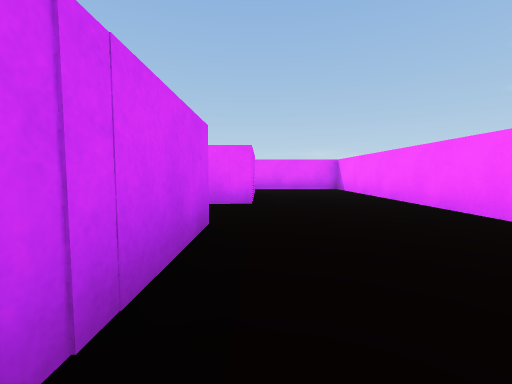
View 1 (above)

12 first-person views from a walk through a scene from a Unity 3-D project. The camera is 0.51 m above the floor, tilts 4° down and sees 90° across. The floor is counted in squares, 1 m on a side. Each view is taken from the middle of a square. On the plan, view 1 faces up. The plan holds only what a view shows up to about 9 squares ahead; the rest is blank. The place goes on beyond the plan. The player is left out.

View 2
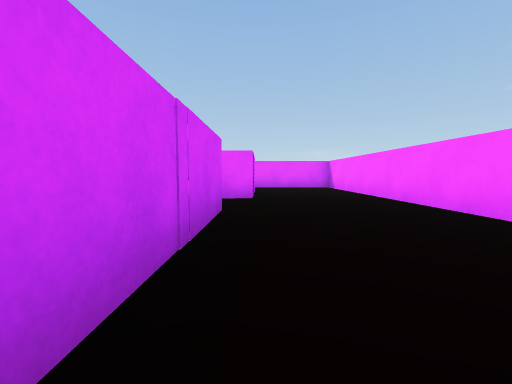

View 3
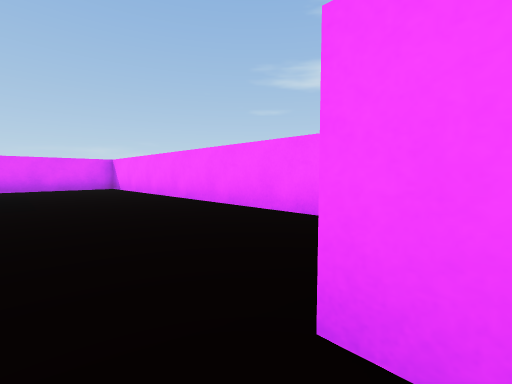

View 4
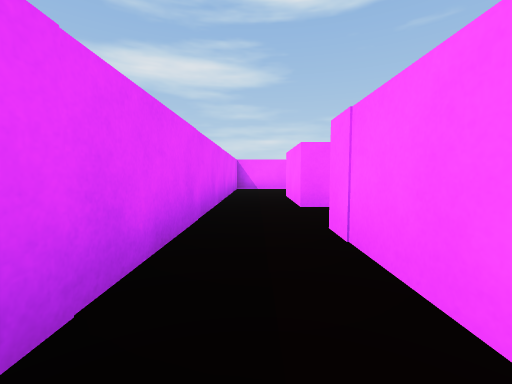

View 5
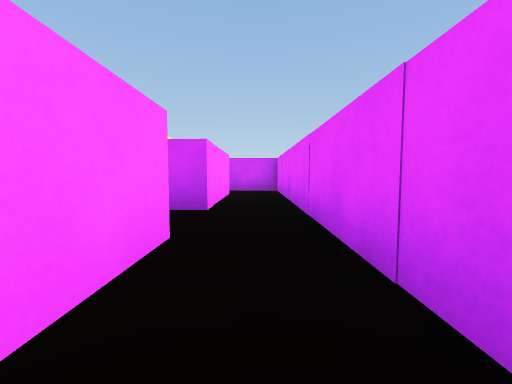

View 6
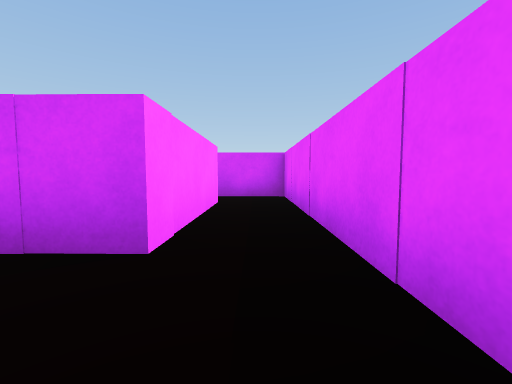

View 7
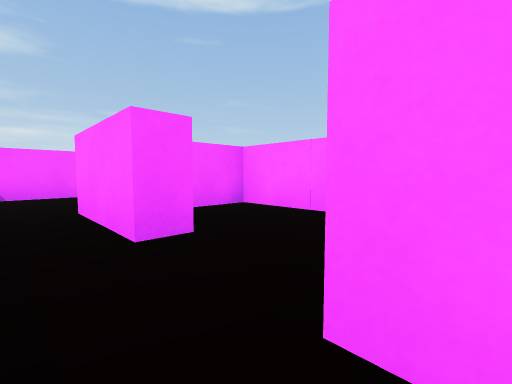

View 8
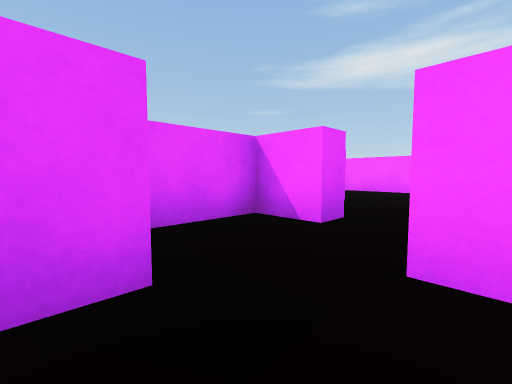

View 9
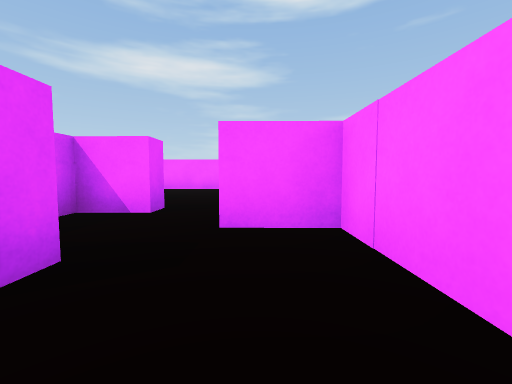

View 10
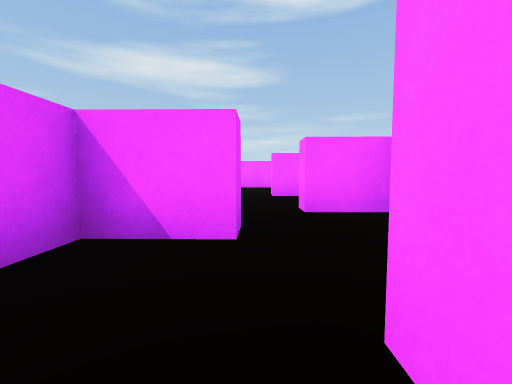

View 11
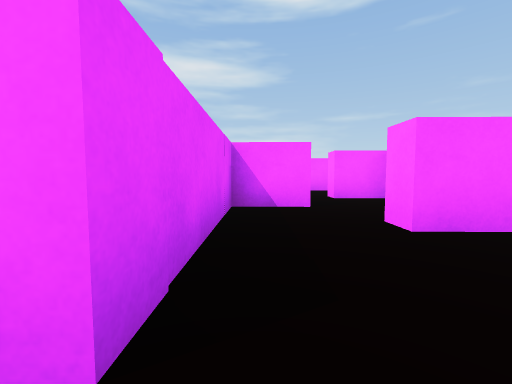

View 12
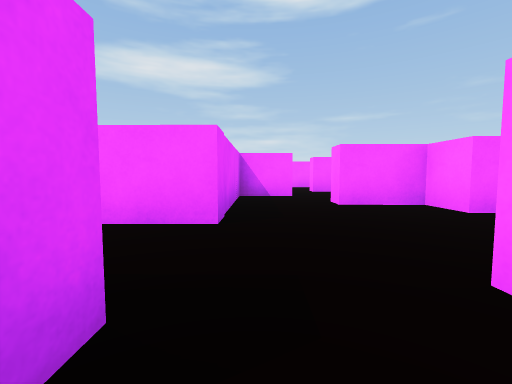

### Floor plan
Key: @ floor where view 1 was taken; # wall or solid block; . floor.
Columns run from 11 left of view 1 to 3 right of it. Each row starts with its distance up from view 1.
  9    ############
  8    #.... .....#
  7    #.###.###..#
  6    #   #   #..#
  5    #########..#
  4 . .   #  #....#
  3     ..........#
  2     #...#.#   #
  1     #######   #
  0           #@
 -1            .

Positions as (right, up) in squares from view 1, and headings:
1: (0, 0), facing up
2: (0, -1), facing up
3: (0, -1), facing up-right
4: (-6, 8), facing right
5: (0, 8), facing left
6: (-2, 8), facing left
7: (-4, 8), facing down-right
8: (-5, 2), facing up-right
9: (-6, 2), facing right
10: (-7, 3), facing right
11: (-9, 4), facing right
12: (-11, 4), facing right
